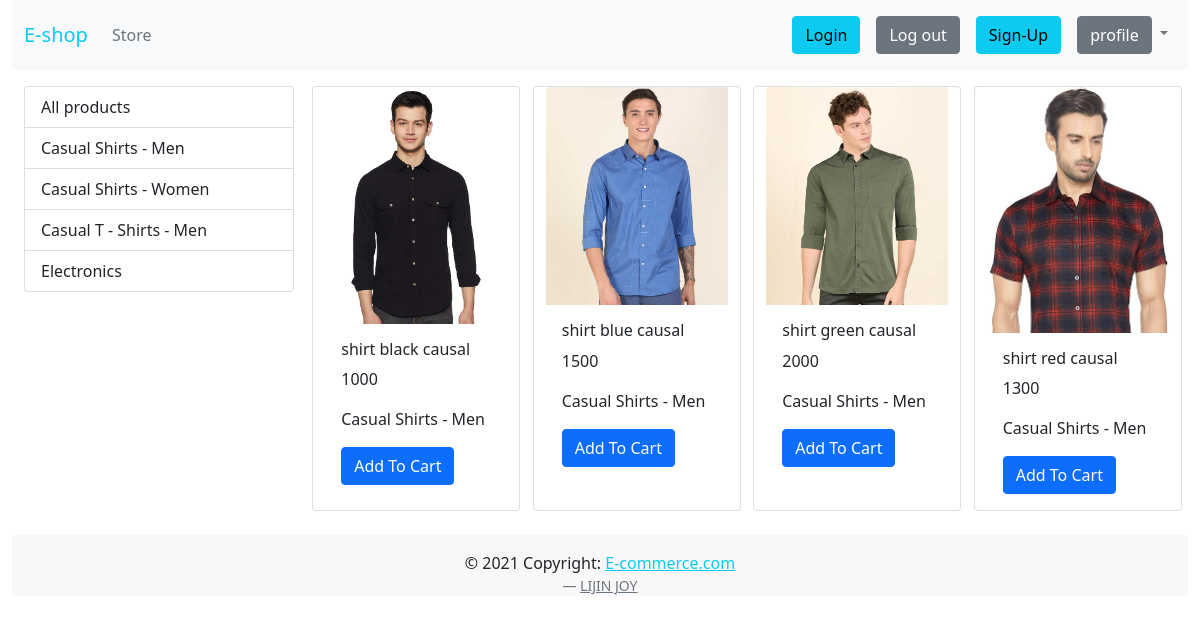
/?category=1, run on the app's committed database.
### Eshop/models/category.py (models this page shows)
class Category(models.Model):
    name= models.CharField(max_length=50)
    @staticmethod
    def get_all_categories():
        return Category.objects.all()
    def __str__(self):
        return self.name

### Eshop/models/products.py (models this page shows, shortened)
class Products(models.Model):
    name= models.CharField(max_length=50)
    price=models.IntegerField(default=0)
    category = models.ForeignKey(Category, on_delete=models.CASCADE, default=1)
    description= models.CharField(max_length=200,default='')
    image= models.ImageField(upload_to='uploads/products/')
    @staticmethod
    def get_all_products_by_id(category_id):
        if category_id:
            return Products.objects.filter(category=category_id)
        else:
            return Products.get_all_products;

### Eshop/views/Homepage_view.py (the view)
# urls.py: path('',Homepage_view.Homepage.as_view(),name='homepage'),
class Homepage(View):
    def get(self, request):
        product = None
        categories = Category.get_all_categories()
        categoryID = request.GET.get('category')
        if categoryID:
            product = Products.get_all_products_by_id(categoryID)
        else:
            product = Products.get_all_products()
        context = {
        'products': product,
        'category': categories,
        }
        return render(request, 'home.html', context)

### Eshop/templates/home.html
{% extends 'base.html' %}
{% block content %}
<div class="container-fluid mt-3">
<div class="row">
        <div class="col-lg-3">
        <div class="list-group">
          <a href="/" class="list-group-item list-group-item-action">
            All products</a>
            {% for categories in category%}
        <a href="/?category={{categories.id}}" class="list-group-item list-group-item-action">
         {{categories.name}}</a>
        {% endfor %}
        </div></div>
     <div id="products" class="col-lg-9">
        <div class="row mx-8">
            {% for product in products %}
        <div class="card mx-auto mb-4" style="width:13rem;">
            <img src="{{ product.image.url }}" class="card-img-top" alt="...">
            <div class="card-body">
              <h6 class="card-title">{{ product.name }}</h6>
              <p class="card-text">{{ product.price }}</p>
              <p class="card-text">{{ product.category }}</p>
              <a href="#" class="btn btn-primary">Add To Cart</a>
            </div>
          </div>
        {% endfor %}
        </div>
     </div>
</div>
</div>
{% endblock %}

### data on the page
Category: name "Casual Shirts - Men"
Category: name "Casual Shirts - Women"
Category: name "Casual T - Shirts - Men"
Category: name "Electronics"
Products: image (picture), name "shirt black causal", price "1000", category "Casual Shirts - Men"
Products: image (picture), name "shirt blue causal", price "1500", category "Casual Shirts - Men"
Products: image (picture), name "shirt green causal", price "2000", category "Casual Shirts - Men"
Products: image (picture), name "shirt red causal", price "1300", category "Casual Shirts - Men"
